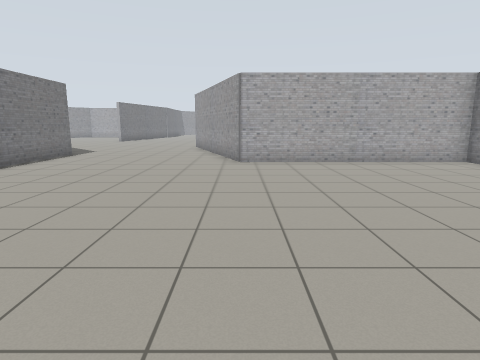
view 1 (above)

21 first-person views from a walk through a Gazebo world. The camera is 1.2 m above the floor, tilts 10° down and sees 75° across. The floor is counted in squares, 1 m on a side. Each view is taken from the middle of a square. On the plan, view 1 faces up. The plan holds only what a view shows up to about 13 squares ahead; the rest is blank. Robots are left out.

view 2
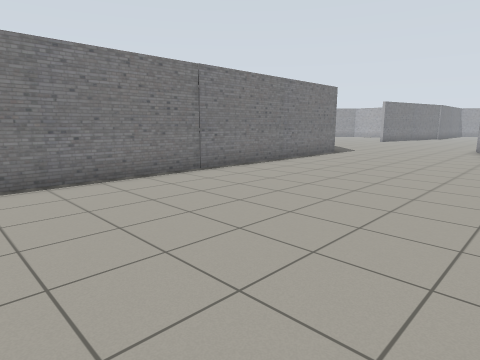

view 3
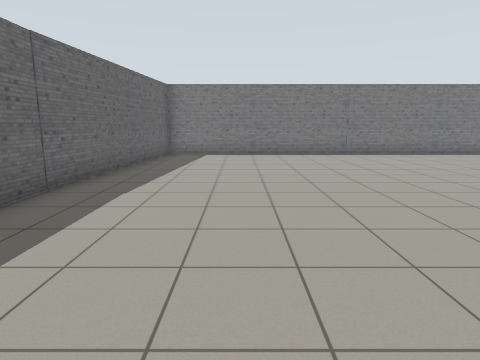

view 4
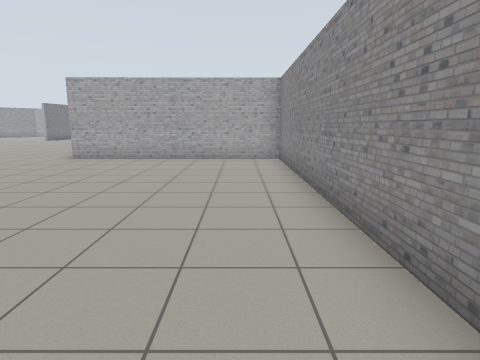

view 5
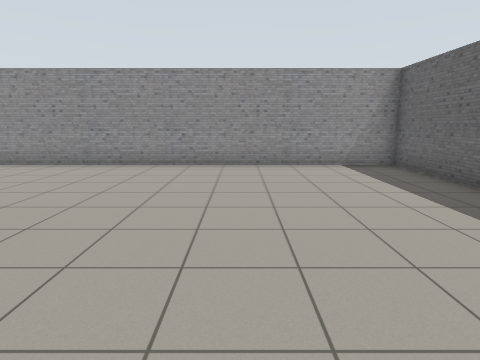

view 6
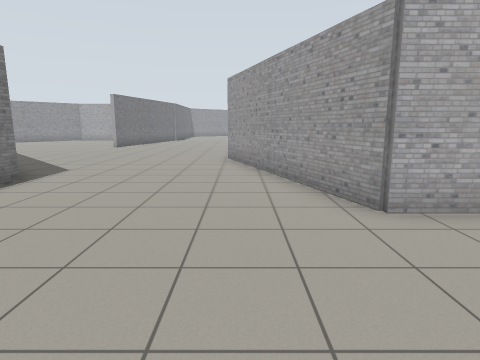

view 7
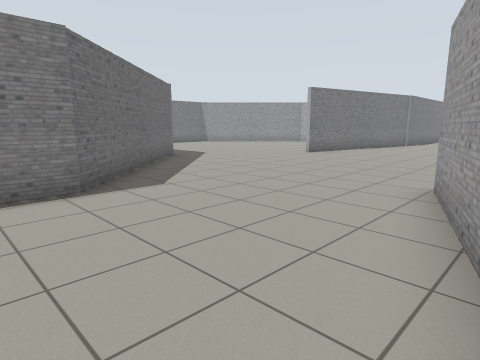

view 8
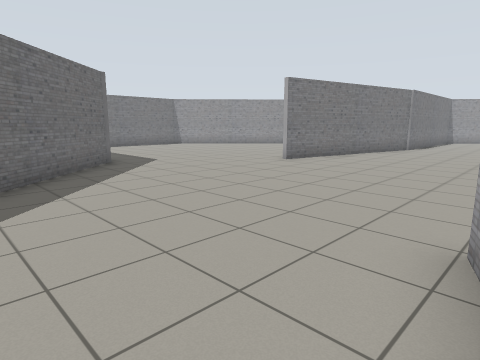

view 9
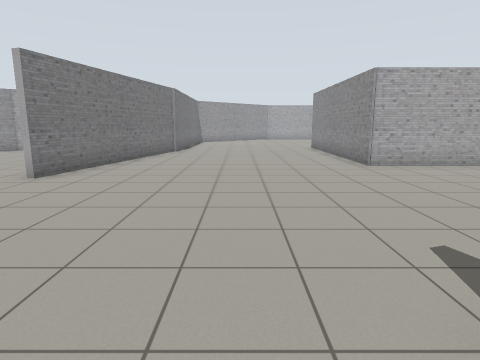

view 10
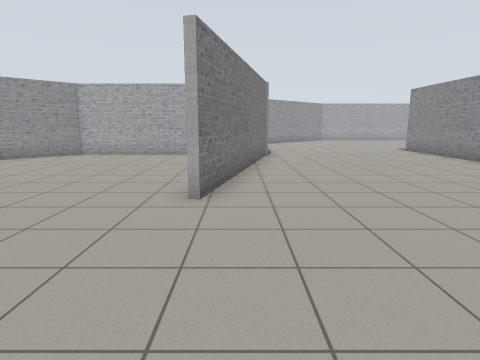

view 11
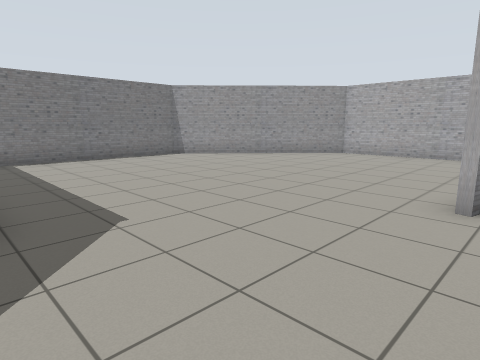

view 12
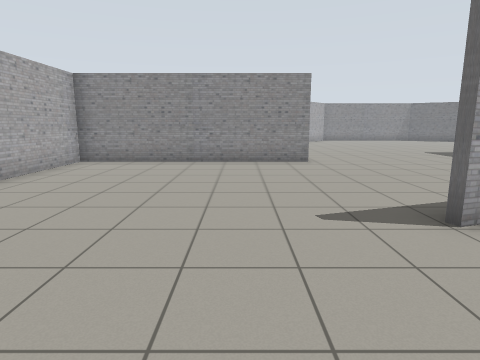

view 13
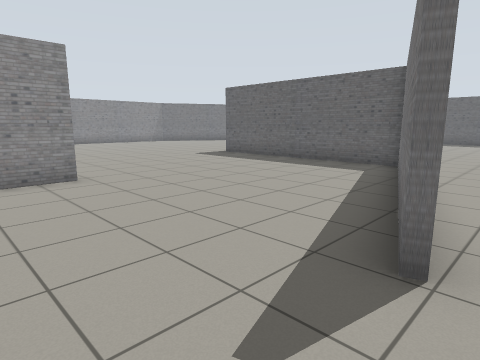

view 14
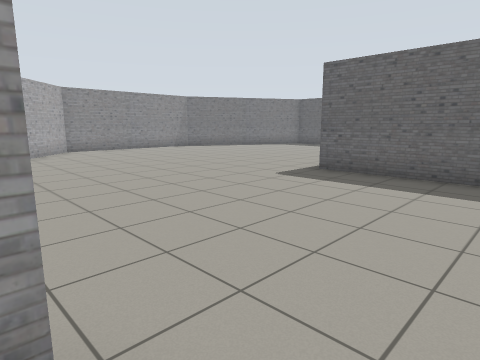

view 15
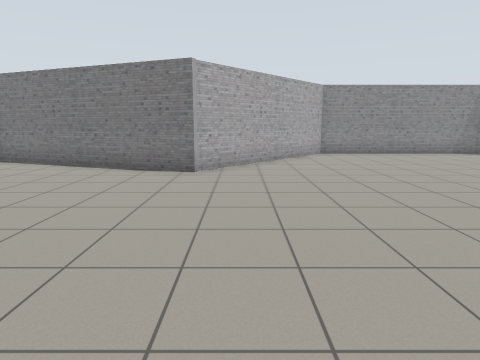

view 16
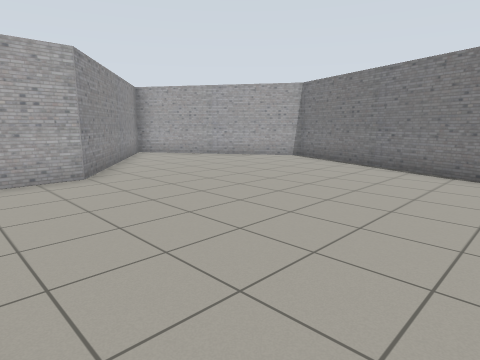

view 17
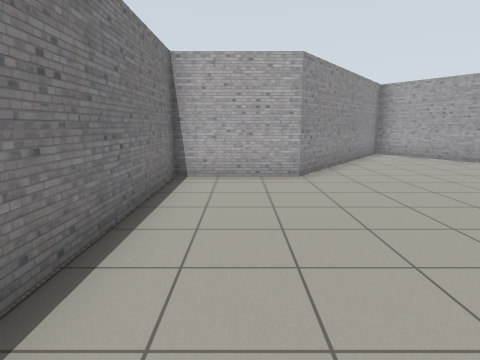

view 18
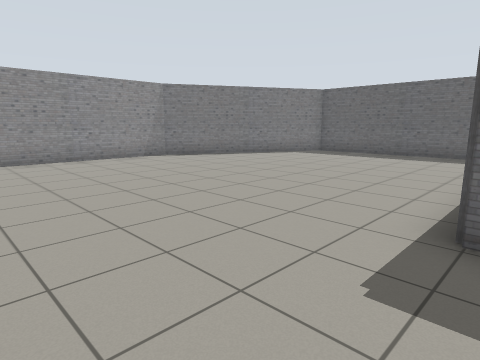

view 19
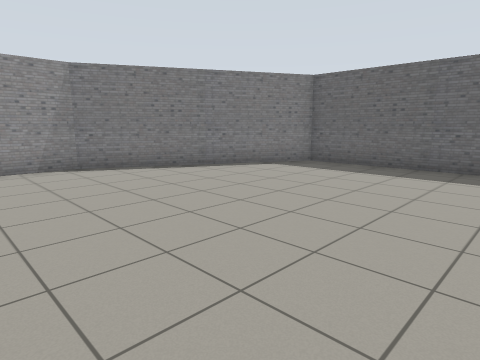

view 20
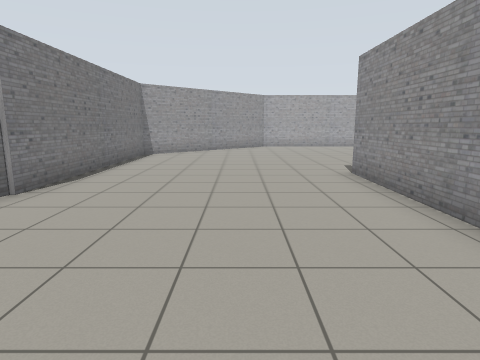

view 21
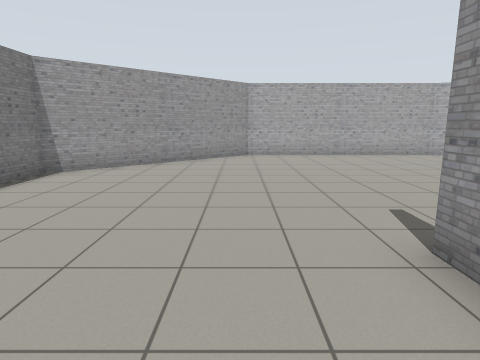

### Floor plan
Points are (right, up) in squares from view 1. A wall is a line through its corners. A room is listed if a view was taken in it or the views show most of it. See-through windows are left out.
Room 1 (views 1, 2, 3, 4, 5, 6, 7, 8)
walls: (3.9, -2.6) (7.4, -2.6) (7.4, 10.2) (0, 10.2) (-1.6, 14.8); (-6.9, 12.8) (-6.9, -1.9) (0.3, -2.6) (1.5, -2.6)
ways out: opening at (-4.5, 14.2) to room 2
Room 2 (views 9, 10, 11, 12, 13, 14, 15, 16, 17, 18, 19, 20, 21)
walls: (4.3, 17.6) (4.3, 25.3) (-0.2, 25.2) (-0.2, 32.9); (-2.3, 17.5) (0.1, 10.4) (7.7, 10.4); (-1.6, 14.8) (-2.5, 17.4); (-7, 30.4) (-8.6, 23); (-10.1, 30.7) (-14.4, 30.7) (-16.4, 28.8); (-12.1, 18.1) (-6.9, 12.8); (6.2, 42.3) (5.7, 42.7) (-1.7, 42.6) (-6.9, 37.7) (-6.9, 30.2); (-19.4, 25.5) (-19.4, 19.4); (9.1, 0.7) (14.8, 0.8) (18.2, 7.1) (18.2, 13.6) (13, 18.3) (15.5, 25.1) (11.7, 31.1) (7.4, 25.3) (4.5, 25.3) (4.5, 19.8)
ways out: opening at (-4.5, 14.2) to room 1

Positions as (right, up) in squares from view 1, and headings:
1: (0, 0), facing up
2: (0, 0), facing up-left
3: (6, 1), facing left
4: (6, -1), facing up
5: (-2, 2), facing right
6: (-2, 6), facing up
7: (-1, 11), facing up-left
8: (-2, 14), facing up-left
9: (-4, 16), facing up
10: (-8, 18), facing up
11: (-8, 18), facing up-left
12: (-6, 20), facing right
13: (-3, 20), facing down-right
14: (3, 18), facing down-right
15: (5, 17), facing right
16: (5, 18), facing up-right
17: (6, 18), facing up
18: (7, 14), facing down-right
19: (9, 10), facing down-right
20: (-3, 25), facing up
21: (-2, 30), facing up
